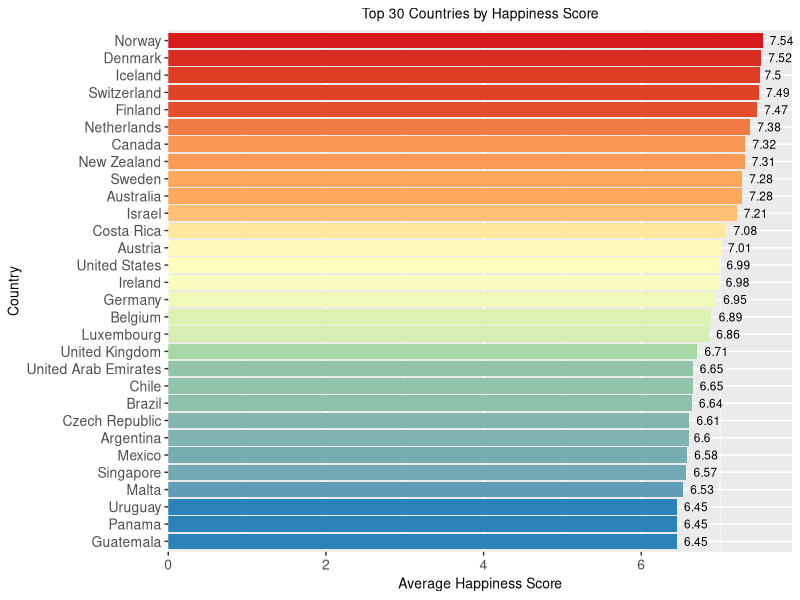

Generate this figure with R:
# Reference
# https://towardsdatascience.com/the-7-r-packages-you-should-be-using-for-data-visualisation-e29010cefe51
# Sustainable Development Solutions Network, 2019, License CC0: Public Domain

# Load packages
library(openxlsx)
library(ggplot2)
library(RColorBrewer)
library(dplyr)

# Data set also available at: https://www.kaggle.com/datasets/unsdsn/world-happiness
data("happy", package = "ggplot2")
happy <- read.xlsx("./happiness_data/2017.xlsx", sheet = '2017_happiness')

happy$Happiness.Score

# Top 30 countries
happy %>%
  group_by(Country) %>% 
  summarise(HappinessScore_Avg = mean(Happiness.Score)) %>%
  top_n(30) %>%
  
  # The average happiness score for each country in the Top 30
  ggplot(aes(x=reorder(factor(Country), HappinessScore_Avg), y=HappinessScore_Avg, fill = HappinessScore_Avg)) + 
  geom_bar(stat = "identity") + 
  xlab("Country") + 
  ylab("Average Happiness Score") +
  
  # Make sure axes start at 0
  scale_y_continuous(expand = expansion(mult = c(0, 0.05))) +
  
  # Choose a theme, axis title sizes and labelling
  theme(legend.position ='none',axis.title.y = element_text(size=10), axis.text.y = element_text(size = 10), axis.title.x = element_text(size= 10),axis.text.x = element_text(size = 10), plot.title = element_text(size=10, hjust = 0.5)) +
  scale_fill_gradientn(name = '',colours = rev(brewer.pal(5,'Spectral'))) +
  geom_text(aes(label = HappinessScore_Avg), hjust = -0.3, size = 3) + ggtitle("Top 30 Countries by Happiness Score") +
  coord_flip()